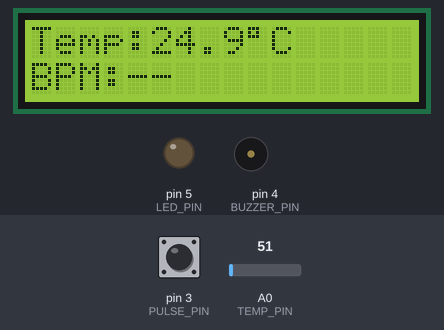
Recording of a sketch running on a simulated Arduino Uno, built with avr-gcc and run on an emulated ATmega328P. Shown: 16×2 character LCD, output pins drawn as LEDs (lit = HIGH), buzzer (waves = sounding, pin HIGH). The test bench sets the inputs (shaded band); at power-on: A0 (TEMP_PIN) = 51, pin 3 (PULSE_PIN) HIGH. What the sketch prints to the serial monitor is not drawn.

Above: at 2.2 s.
2.3 s: A0 (TEMP_PIN) set to 71
At 3.5 s:
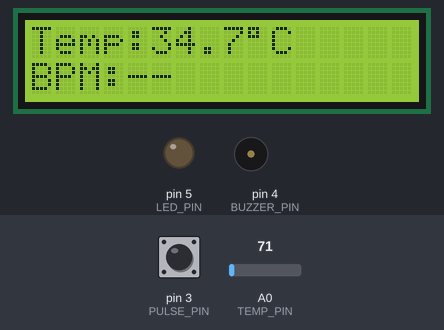
4.5 s: A0 (TEMP_PIN) set to 83
At 5.7 s:
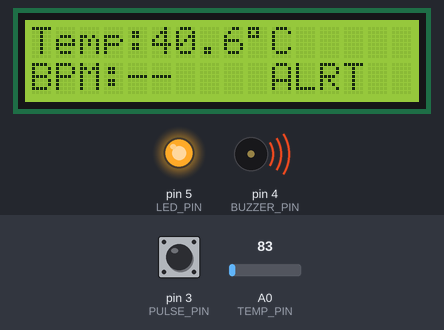
6.0 s: A0 (TEMP_PIN) set to 61
At 7.0 s:
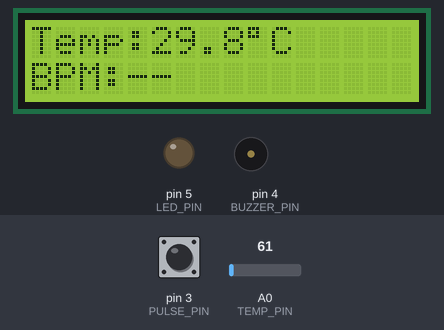
7.5 s: pin 3 (PULSE_PIN) pulsed LOW 2 times (0.12 s each, 0.3 s apart)
At 9.4 s:
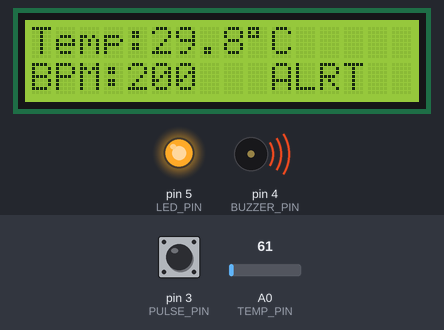
10.5 s: pin 3 (PULSE_PIN) pulled LOW for 0.15 s
At 11.7 s:
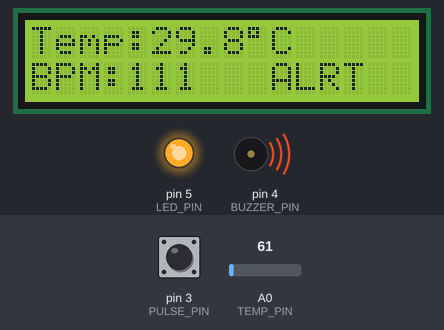
12.1 s: pin 3 (PULSE_PIN) pulled LOW for 1 s
At 13.9 s:
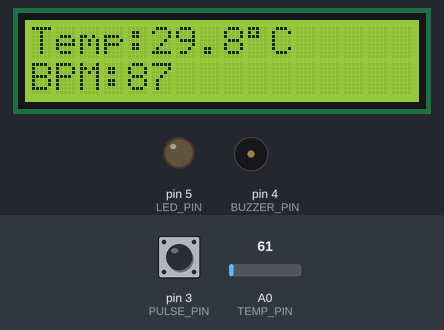
Timing chart, 0 to 15.4 s (numbered marks = the images above; inputs shaded):
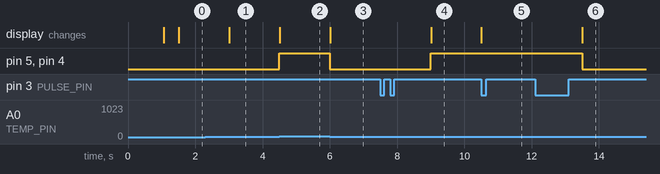

Measured:
- the behaviour switches between 77 and 78 on A0 (TEMP_PIN) (found by bisection; images 1 and 2)
- after the input at 2.3 s, the display: changes after 0.71 s (image 1)
- after the input at 4.5 s, pin 5 (LED_PIN), pin 4 (BUZZER_PIN): LOW → HIGH at once; the display: changes at once (image 2)
- after the input at 6.0 s, pin 5 (LED_PIN), pin 4 (BUZZER_PIN): HIGH → LOW at once; the display: changes at once (image 3)
- after the input at 7.5 s, pin 5 (LED_PIN), pin 4 (BUZZER_PIN): LOW → HIGH after 1.5 s; the display: changes after 1.5 s (image 4)
- after the input at 10.5 s, the display: changes at once (image 5)
- after the input at 12.1 s, pin 5 (LED_PIN), pin 4 (BUZZER_PIN): HIGH → LOW after 1.4 s; the display: changes after 1.4 s (image 6)

The sketch:

healthmonitor.ino
```cpp
#include <LiquidCrystal.h>
const int TEMP_PIN = A0;
const int PULSE_PIN = 3;
const int BUZZER_PIN = 4;
const int LED_PIN = 5;
LiquidCrystal lcd(12, 11, 10, 9, 8, 7);


const int BPM_HISTORY = 4;
float bpmHistory[BPM_HISTORY];
int bpmIndex = 0;
int bpmCount = 0;

unsigned long lastBeatTime = 0;
int lastButtonState = HIGH;
const unsigned long MIN_BEAT_INTERVAL = 250UL;
unsigned long lastTempMillis = 0;
const unsigned long TEMP_READ_INTERVAL = 1500UL;

void setup() {
  pinMode(PULSE_PIN, INPUT_PULLUP);
  pinMode(BUZZER_PIN, OUTPUT);
  pinMode(LED_PIN, OUTPUT);

  lcd.begin(16, 2);
  Serial.begin(9600);

  lcd.print("Health Monitor");
  delay(1000);
  lcd.clear();
  for (int i = 0; i < BPM_HISTORY; i++) bpmHistory[i] = 0;
}

void loop() {
  int buttonState = digitalRead(PULSE_PIN);
  if (buttonState == LOW && lastButtonState == HIGH) {
    unsigned long now = millis();
    if (lastBeatTime != 0) {
      unsigned long interval = now - lastBeatTime;
      if (interval >= MIN_BEAT_INTERVAL) {
        float thisBPM = 60000.0 / interval;
        bpmHistory[bpmIndex] = thisBPM;
        bpmIndex = (bpmIndex + 1) % BPM_HISTORY;
        if (bpmCount < BPM_HISTORY) bpmCount++;
      }
    }
    lastBeatTime = now;
  }
  lastButtonState = buttonState;

  unsigned long nowMillis = millis();
  if (nowMillis - lastTempMillis >= TEMP_READ_INTERVAL) {
    lastTempMillis = nowMillis;

    // Average BPM
    float avgBPM = 0;
    if (bpmCount > 0) {
      for (int i = 0; i < bpmCount; i++) avgBPM += bpmHistory[i];
      avgBPM /= bpmCount;
    }

    // Read LM35 temperature
    int raw = analogRead(TEMP_PIN);
    float voltage = raw * (5.0 / 1023.0);
    float tempC = voltage * 100.0;

    // ---- ALERT SYSTEM ----
    bool alert = false;
    if (tempC > 38.0 || (bpmCount > 0 && avgBPM > 100)) {
      alert = true;
    }
    if (alert) {
      digitalWrite(BUZZER_PIN, HIGH);
      digitalWrite(LED_PIN, HIGH);
    } else {
      digitalWrite(BUZZER_PIN, LOW);
      digitalWrite(LED_PIN, LOW);
    }
    Serial.print(millis() / 1000);
    Serial.print(", ");
    Serial.print(tempC, 1);
    Serial.print(", ");
    if (bpmCount > 0) Serial.println(avgBPM, 1);
    else Serial.println("N/A");
    lcd.clear();
    lcd.setCursor(0, 0);
    lcd.print("Temp:");
    lcd.print(tempC, 1);
    lcd.print((char)223);
    lcd.print("C");

    lcd.setCursor(0, 1);
    lcd.print("BPM:");
    if (bpmCount > 0) lcd.print(avgBPM, 0);
    else lcd.print("--");

    if (alert) {
      lcd.setCursor(10, 1);
      lcd.print("ALRT");
    }
  }
}
```
